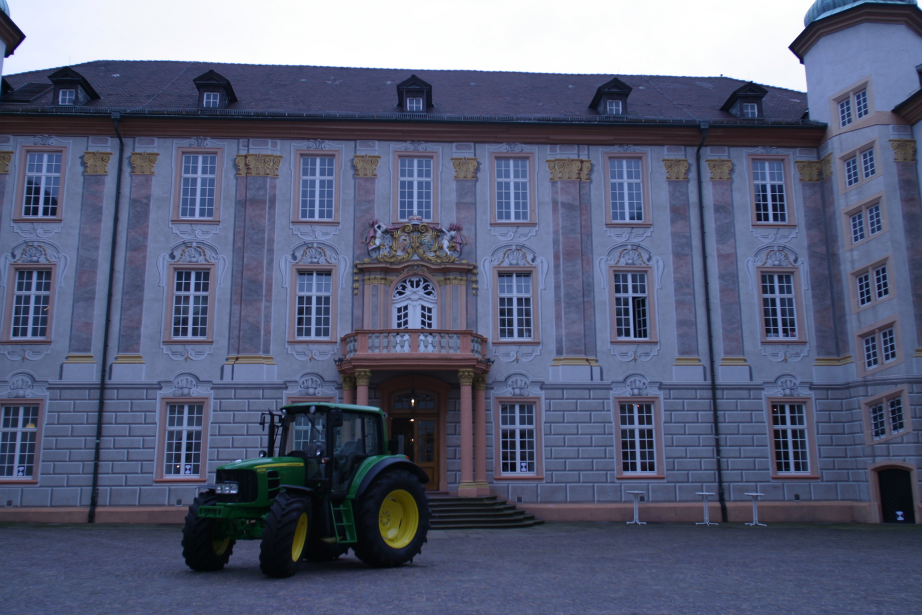
%> input picture lab1/Data/0005_s.png, 922 x 615 px
$ octave lab1.m   (GNU Octave 9; MATLAB toolbox functions it lacks are replaced by stand-ins)
%> lines starting %> are read from the running program, lines starting %| are printed output that depends on the picture
%> further down, I is the input picture: size 615x922x3 uint8; mean R, G, B 89.8, 96.2, 121.8
### lab1/apply_H.m
function [I2, minX, minY] = apply_H(I,H)
%> called with H = [0.433 -0.25 10; 0.25 0.433 20; 0 0 1]

I = double(I);
%> I: size 615x922x3 double
[numRows, numCols, numChannels] = size(I);
%> numRows = 615; numCols = 922; numChannels = 3

% compute transformed image corners in world coordinates
topLeftH = H * [1; 1; 1];
topRightH = H * [numCols; 1; 1];
%> topRightH = [409; 250.9; 1]
botRightH = H * [numCols; numRows; 1];
%> botRightH = [255.5; 516.8; 1]
botLeftH = H * [1; numRows; 1];
%> botLeftH = [-143.3; 286.6; 1]
cornersH = [topLeftH, topRightH, botRightH, botLeftH];
corners = [cornersH(1,:)./cornersH(3,:); cornersH(2,:)./cornersH(3,:)];

% compute transformed image limits in world coordinates
minX = ceil(min(corners(1,:)));
%> minX = -143
maxX = floor(max(corners(1,:)));
%> maxX = 408
minY = ceil(min(cornersH(2,:)));
%> minY = 21
maxY = floor(max(corners(2,:)));

dstWidth = maxX-minX+1;
dstHeight = maxY-minY+1;

% compute mapping from dst pixels in world coordinates to src pixels
[dstX, dstY] = meshgrid(minX:maxX, minY:maxY);
dstPointsH = [dstX(:).'; dstY(:).'; ones(1, dstWidth*dstHeight)];
%srcPoints = inv(H) * dstPointsH;
srcPointsH = H\dstPointsH;  % faster
srcX = reshape(srcPointsH(1,:)./srcPointsH(3,:), [dstHeight,dstWidth]);
srcY = reshape(srcPointsH(2,:)./srcPointsH(3,:), [dstHeight,dstWidth]);

% copy values from src pixels to dst pixels in intrinsic coordinates
I2 = zeros(dstHeight, dstWidth, numChannels);
for k = 1:numChannels
    I2(:,:,k) = interp2(I(:,:,k), srcX, srcY);
end
%> I2: size 496x552x3 double; 48.37% of the values are NaN or infinite; the others: min 0.031, max 255, mean 102.5

end

### lab1/angle_between_lines.m
function angle = angle_between_lines(l, m)
l = [l(1)/l(3); l(2)/l(3)];
m = [m(1)/m(3); m(2)/m(3)];
angle = acos((l'*m)/(sqrt(l'*l)*sqrt(m'*m)));
end

### lab1/lab1.m
close all;
clear;
clc;
%%%%%%%%%%%%%%%%%%%%%%%%%%%%%%%%%%%%%%%%%%%%%%%%%%%%%%%%%%%%%%%%%%%%%%%%%%%
%% Lab 1: Image rectification


%%%%%%%%%%%%%%%%%%%%%%%%%%%%%%%%%%%%%%%%%%%%%%%%%%%%%%%%%%%%%%%%%%%%%%%%%%%
%% 1. Applying image transformations

% ToDo: create the function  "apply_H" that gets as input a homography and
% an image and returns the image transformed by the homography.
% The size of the transformed image has to be automatically set so as to
% contain the whole transformed image.
% At some point you will need to interpolate the image values at some points,
% you may use the Matlab function "interp2" for that.


%% 1.1. Similarities
I=imread('Data/0005_s.png'); % we have to be in the proper folder

% ToDo: generate a matrix H which produces a similarity transformation
theta = 30/180*pi;
R = [cos(theta), -sin(theta); sin(theta), cos(theta)];
s = 0.5;
t = [10,20];
H = [s*R(1,1),  s*R(1,2),  t(1);
     s*R(2,1),  s*R(2,2),  t(2);
     0,  0,  1];

I2 = apply_H(I, H);
figure; imshow(I); figure; imshow(uint8(I2));


%% 1.2. Affinities

% ToDo: generate a matrix H which produces an affine transformation
A = [0.5, -0.25; 0.25, 0.5];
t = [10,20];
H = [A(1,1),  A(1,2),  t(1);
     A(2,1),  A(2,2),  t(2);
     0,  0,  1];

I2 = apply_H(I, H);
%> after the loop in apply_H (call 2), `for k = 1:numChannels`: I2: size 538x614x3 double; 46.55% of the values are NaN or infinite; the others: min 0, max 255, mean 102.5
figure; imshow(I); figure; imshow(uint8(I2));

% ToDo: decompose the affinity in four transformations: two
% rotations, a scale, and a translation
[U,D,V] = svd(A);  % A = (U*V')*(V*D*V') = R1*R2'*D*R2
R1 = U*V';
R2 = V';

Hrot1 = [R1(1,1), R1(1,2), 0;
         R1(2,1), R1(2,2), 0;
         0, 0, 1];

Hrot2 = [R2(1,1), R2(1,2), 0;
         R2(2,1), R2(2,2), 0;
         0, 0, 1];

Hscale = [D(1,1), D(1,2), 0;
          D(2,1), D(2,2), 0;
          0, 0, 1];

Htrans = [1, 0, t(1);
          0, 1, t(2);
          0, 0, 1];

% ToDo: verify that the product of the four previous transformations
% produces the same matrix H as above
H2 = Htrans*Hrot1*Hrot2'*Hscale*Hrot2;
assert(max(abs(H2-H),[],'all') < 1e-10);

% ToDo: verify that the proper sequence of the four previous
% transformations over the image I produces the same image I2 as before
I3 = apply_H(I, Hrot2);
%> call 3 of apply_H, with H = [-1 0 0; 0 1 0; 0 0 1]
%> after the loop in apply_H (call 3), `for k = 1:numChannels`:
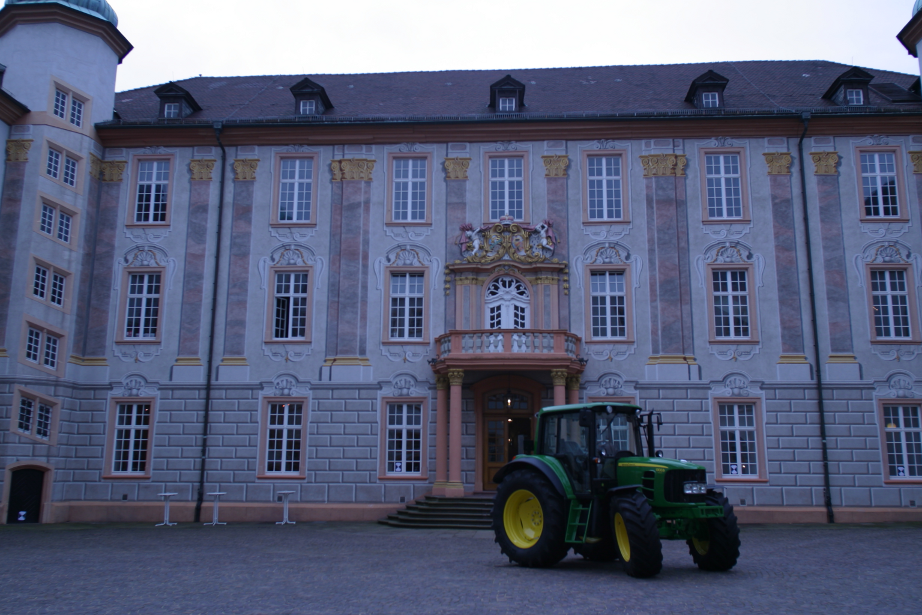
%> I2: size 615x922x3 double; mean R, G, B 89.8, 96.2, 121.8; mean of the top-left, top-right, bottom-left and bottom-right quarters 124.5, 124.3, 86.8, 74.9
I3 = apply_H(I3, Hscale);
I3 = apply_H(I3, Hrot2');
I3 = apply_H(I3, Hrot1);
%> after the loop in apply_H (call 6), `for k = 1:numChannels`: I2: size 536x613x3 double; 46.57% of the values are NaN or infinite; the others: min 0.144, max 255, mean 102.4
I3 = apply_H(I3, Htrans);
%> after the loop in apply_H (call 7), `for k = 1:numChannels`: I2: size 536x613x3 double; 46.91% of the values are NaN or infinite; the others: min 0.144, max 255, mean 102.3
figure; imshow(uint8(I3));  % the result is blurrier due to successive interpolations
%> after `imshow(uint8(I3))`:
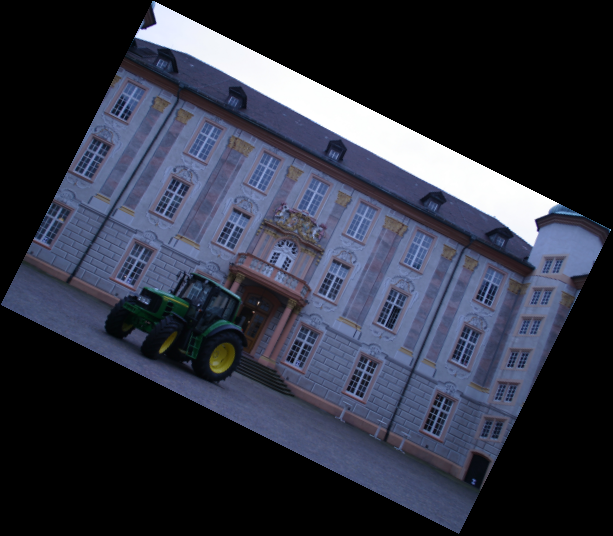
%> displayed picture: size 536x613x3, on the screen's scale of 0 to 255; mean R, G, B 47.5, 50.9, 64.5


%% 1.3 Projective transformations (homographies)

% ToDo: generate a matrix H which produces a projective transformation
A = [0.5, -0.25; 0.25, 0.5];
t = [10,20];
v = [0,0.0005];
H = [A(1,1),  A(1,2),  t(1);
     A(2,1),  A(2,2),  t(2);
     v(1),  v(2),  1];

I2 = apply_H(I, H);
%> after the loop in apply_H (call 8), `for k = 1:numChannels`: I2: size 406x580x3 double; 50.06% of the values are NaN or infinite; the others: min 0.0044, max 255, mean 109.8
figure; imshow(I); figure; imshow(uint8(I2));
%> after `imshow(uint8(I2))`:
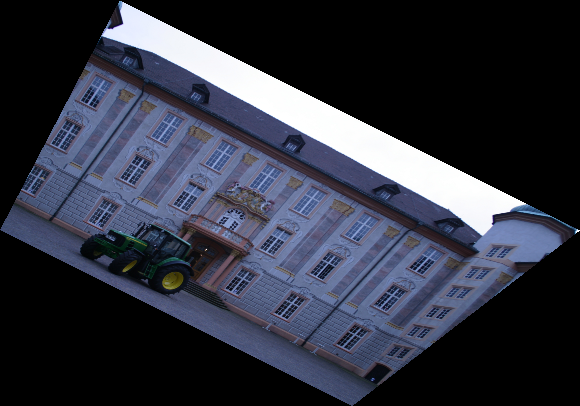
%> displayed picture: size 406x580x3, on the screen's scale of 0 to 255; mean R, G, B 48.6, 51.7, 64.2


%%%%%%%%%%%%%%%%%%%%%%%%%%%%%%%%%%%%%%%%%%%%%%%%%%%%%%%%%%%%%%%%%%%%%%%%%%%
%% 2. Affine Rectification
% choose the image points
I = imread('Data/0000_s.png');
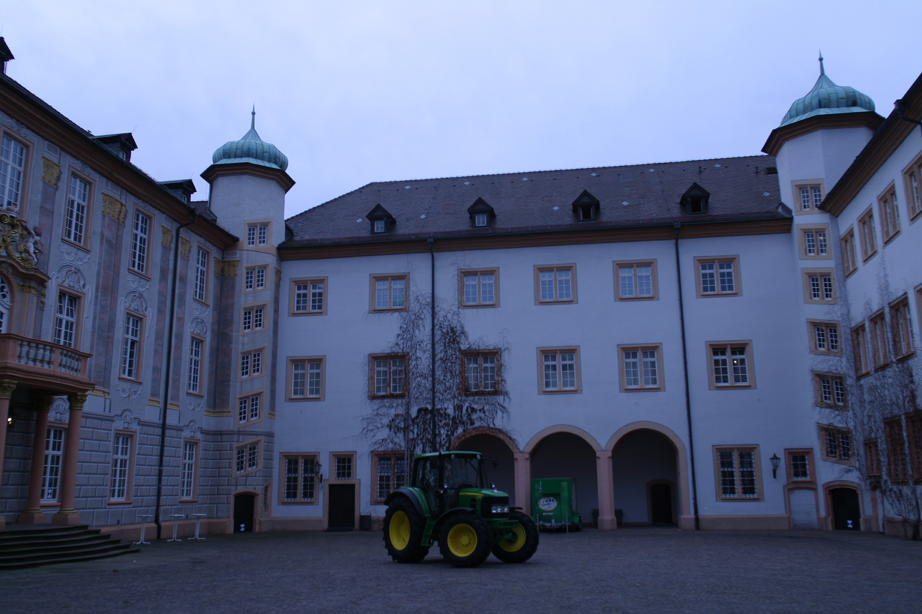
%> input picture lab1/Data/0000_s.png, 922 x 614 px
%> I is the input picture: size 614x922x3 uint8; mean R, G, B 89.5, 99.9, 130.2
A = load('Data/0000_s_info_lines.txt');

% indices of lines
i = 424;
p1 = [A(i,1) A(i,2) 1]';
p2 = [A(i,3) A(i,4) 1]';
i = 240;
p3 = [A(i,1) A(i,2) 1]';
p4 = [A(i,3) A(i,4) 1]';
i = 712;
p5 = [A(i,1) A(i,2) 1]';
p6 = [A(i,3) A(i,4) 1]';
i = 565;
p7 = [A(i,1) A(i,2) 1]';
p8 = [A(i,3) A(i,4) 1]';

% ToDo: compute the lines l1, l2, l3, l4, that pass through the different pairs of points
l1 = cross(p1,p2);
l2 = cross(p3,p4);
l3 = cross(p5,p6);
l4 = cross(p7,p8);
l5 = cross(p1,p4);
l6 = cross(p2,p3);

% show the chosen lines in the image
figure;imshow(I);
hold on;
t=1:0.1:1000;
plot(t, -(l1(1)*t + l1(3)) / l1(2), 'y');
plot(t, -(l2(1)*t + l2(3)) / l2(2), 'y');
plot(t, -(l3(1)*t + l3(3)) / l3(2), 'y');
plot(t, -(l4(1)*t + l4(3)) / l4(2), 'y');
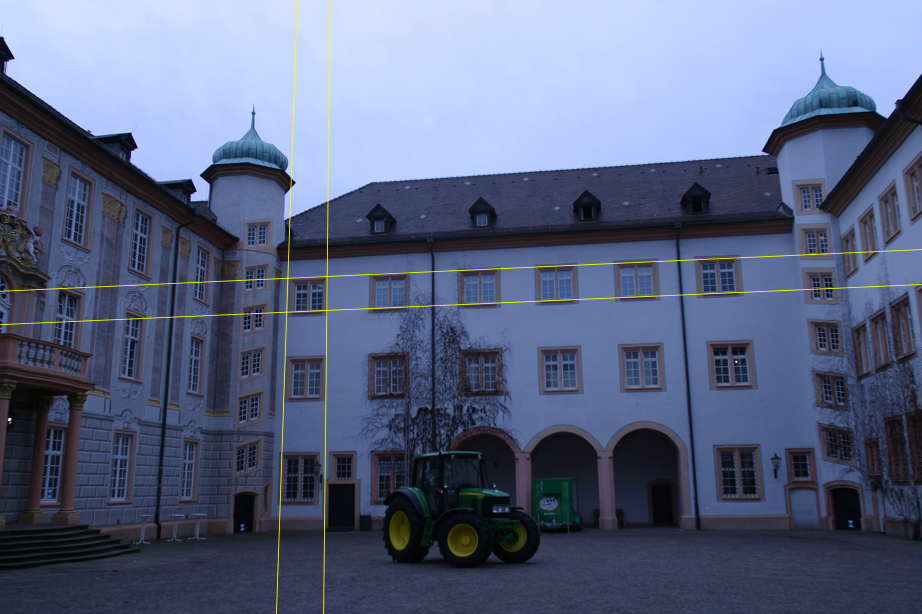
%> figure redrawn from the program's plot data
hold off;

% ToDo: compute the homography that affinely rectifies the image
v1 = cross(l1,l2);
v2 = cross(l3,l4);
linf = cross(v1,v2);
linf = linf / linf(3);  % why does this need to be normalized?

Hpa = [1, 0, 0; 0, 1, 0; linf'];

I2 = apply_H(I, Hpa);
%> after the loop in apply_H (call 9), `for k = 1:numChannels`: I2: size 422x845x3 double; 17.61% of the values are NaN or infinite; the others: min 0, max 255, mean 124
figure; imshow(uint8(I2));

% ToDo: compute the transformed lines lr1, lr2, lr3, lr4
lr1 = Hpa'\l1;
lr2 = Hpa'\l2;
lr3 = Hpa'\l3;
lr4 = Hpa'\l4;
lr5 = Hpa'\l5;
lr6 = Hpa'\l6;

% show the transformed lines in the transformed image
figure;imshow(uint8(I2));
hold on;
t=1:0.1:1000;
plot(t, -(lr1(1)*t + lr1(3)) / lr1(2), 'y');
plot(t, -(lr2(1)*t + lr2(3)) / lr2(2), 'y');
plot(t, -(lr3(1)*t + lr3(3)) / lr3(2), 'g');
plot(t, -(lr4(1)*t + lr4(3)) / lr4(2), 'g');
plot(t, -(lr5(1)*t + lr5(3)) / lr5(2), 'c');
plot(t, -(lr6(1)*t + lr6(3)) / lr6(2), 'c');
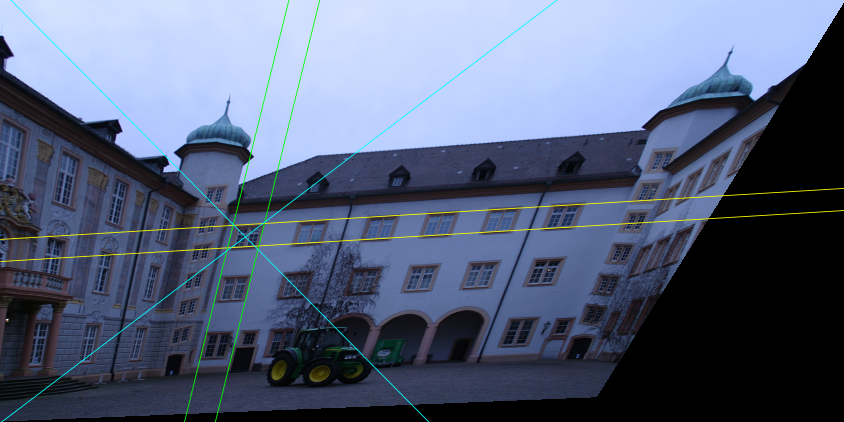
%> figure redrawn from the program's plot data
hold off;

% ToDo: to evaluate the results, compute the angle between the different pair
% of lines before and after the image transformation
angle_l1_l2 = angle_between_lines(l1,l2)/pi*180;
angle_lr1_lr2 = angle_between_lines(lr1,lr2)/pi*180;

angle_l3_l4 = angle_between_lines(l3,l4)/pi*180;
angle_lr3_lr4 = angle_between_lines(lr3,lr4)/pi*180;

angle_l1_l3 = angle_between_lines(l1,l3)/pi*180;
angle_l2_l4 = angle_between_lines(l2,l4)/pi*180;

fprintf('Angle between (l1, l2): %.2f -> %.2f\n', angle_l1_l2, angle_lr1_lr2);
fprintf('Angle between (l3, l4): %.2f -> %.2f\n', angle_l3_l4, angle_lr3_lr4);

assert(angle_lr1_lr2 == 0);
assert(angle_lr3_lr4 == 0);


%%%%%%%%%%%%%%%%%%%%%%%%%%%%%%%%%%%%%%%%%%%%%%%%%%%%%%%%%%%%%%%%%%%%%%%%%%%
%% 3. Metric Rectification

%% 3.1 Metric rectification after the affine rectification (stratified solution)

% ToDo: Metric rectification (after the affine rectification) using two non-parallel orthogonal line pairs
%       As evaluation method you can display the images (before and after
%       the metric rectification) with the chosen lines printed on it.
%       Compute also the angles between the pair of lines before and after
%       rectification.

lm1 = [lr1(1)*lr3(1), lr1(1)*lr3(2) + lr1(2)*lr3(1), lr1(2)*lr3(2)];
%lm2 = [lr2(1)*lr4(1), lr2(1)*lr4(2) + lr2(2)*lr4(1), lr2(2)*lr4(2)];
lm2 = [lr5(1)*lr6(1), lr5(1)*lr6(2) + lr5(2)*lr6(1), lr5(2)*lr6(2)];

A = [lm1; lm2];  % need to have different directions
s = null(A);

S = [s(1), s(2); s(2), s(3)];
K = chol(S, 'lower');

Has = [inv(K) [0;0]; 0, 0, 1];
H3 = Has*Hpa;
I3 = apply_H(I, H3);
%> after the loop in apply_H (call 10), `for k = 1:numChannels`: I2: size 739x944x3 double; 35.18% of the values are NaN or infinite; the others: min 0, max 255, mean 123.9

% compute the lines from the transformed points
lrr1 = H3'\l1;
lrr2 = H3'\l2;
lrr3 = H3'\l3;
lrr4 = H3'\l4;
lrr5 = H3'\l5;
lrr6 = H3'\l6;

figure; imshow(uint8(I3));
hold on;
t=1:0.1:1000;
plot(t, -(lrr1(1)*t + lrr1(3)) / lrr1(2), 'y');
plot(t, -(lrr2(1)*t + lrr2(3)) / lrr2(2), 'y');
plot(t, -(lrr3(1)*t + lrr3(3)) / lrr3(2), 'g');
plot(t, -(lrr4(1)*t + lrr4(3)) / lrr4(2), 'g');
plot(t, -(lrr5(1)*t + lrr5(3)) / lrr5(2), 'c');
plot(t, -(lrr6(1)*t + lrr6(3)) / lrr6(2), 'c');
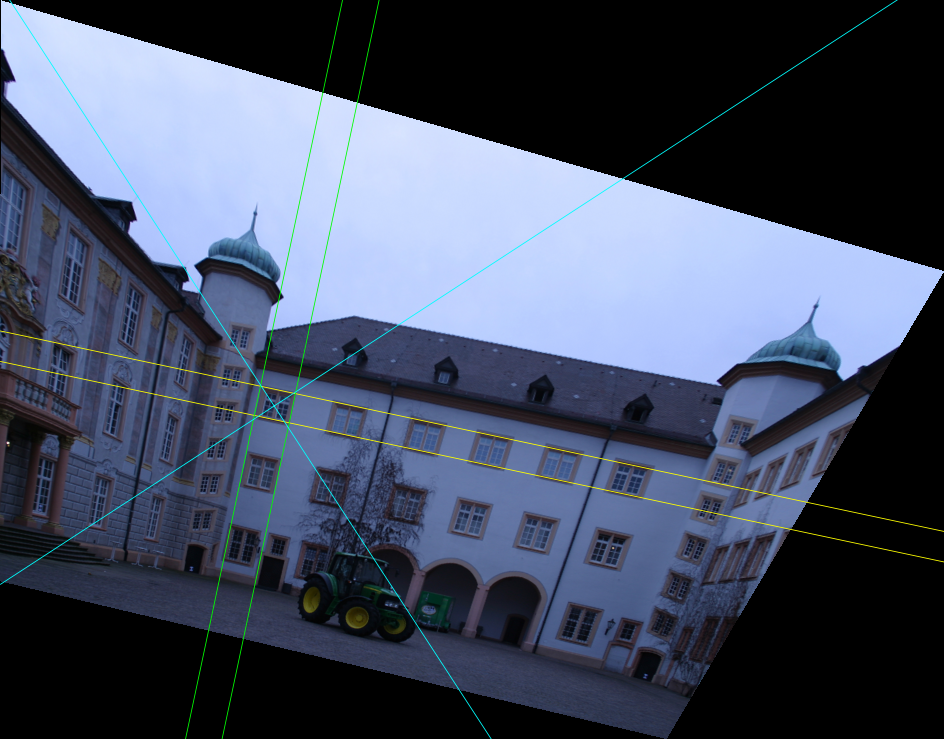
%> figure redrawn from the program's plot data
hold off;

% compute the angle between pairs of lines after rectification
angle_lr1_lr3 = angle_between_lines(lrr1,lrr3)/pi*180;
angle_lr2_lr4 = angle_between_lines(lrr2,lrr4)/pi*180;
angle_lr5_lr6 = angle_between_lines(lrr5,lrr6)/pi*180;

fprintf('Angle between (lr1, lr3): %.2f\n', angle_lr1_lr3);
fprintf('Angle between (lr2, lr4): %.2f\n', angle_lr2_lr4);
fprintf('Angle between (lr5, lr6): %.2f\n', angle_lr5_lr6);

%> (the run ends here)
